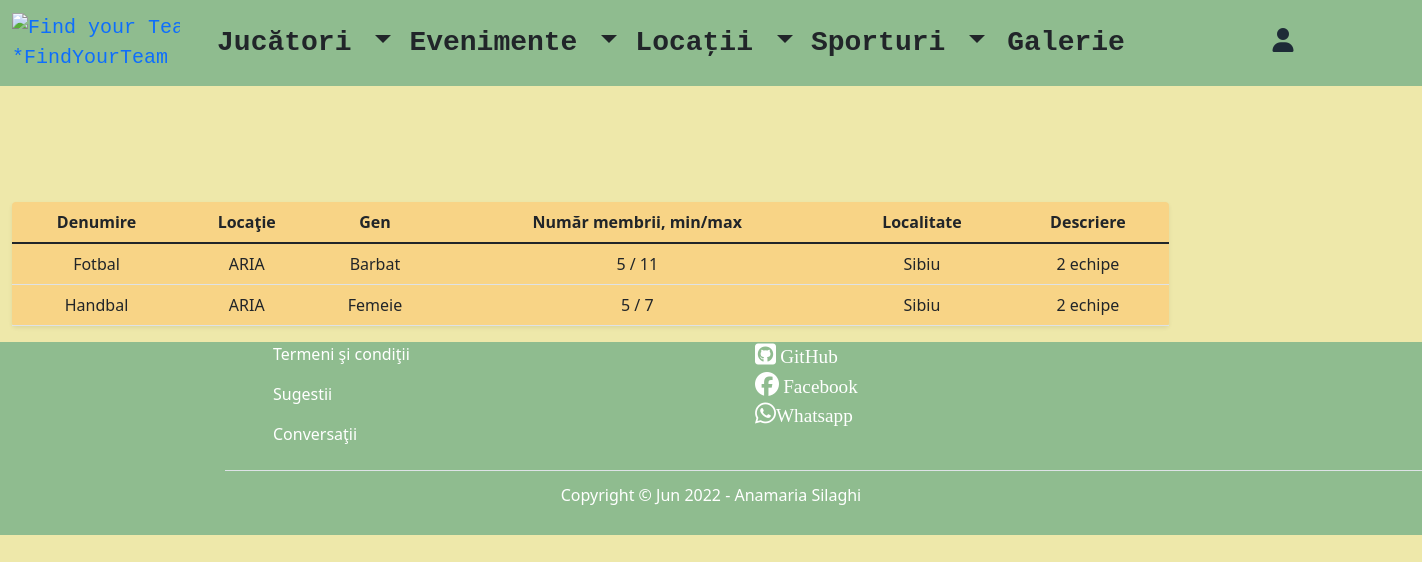
The app's page /list_of_sports/, older data.
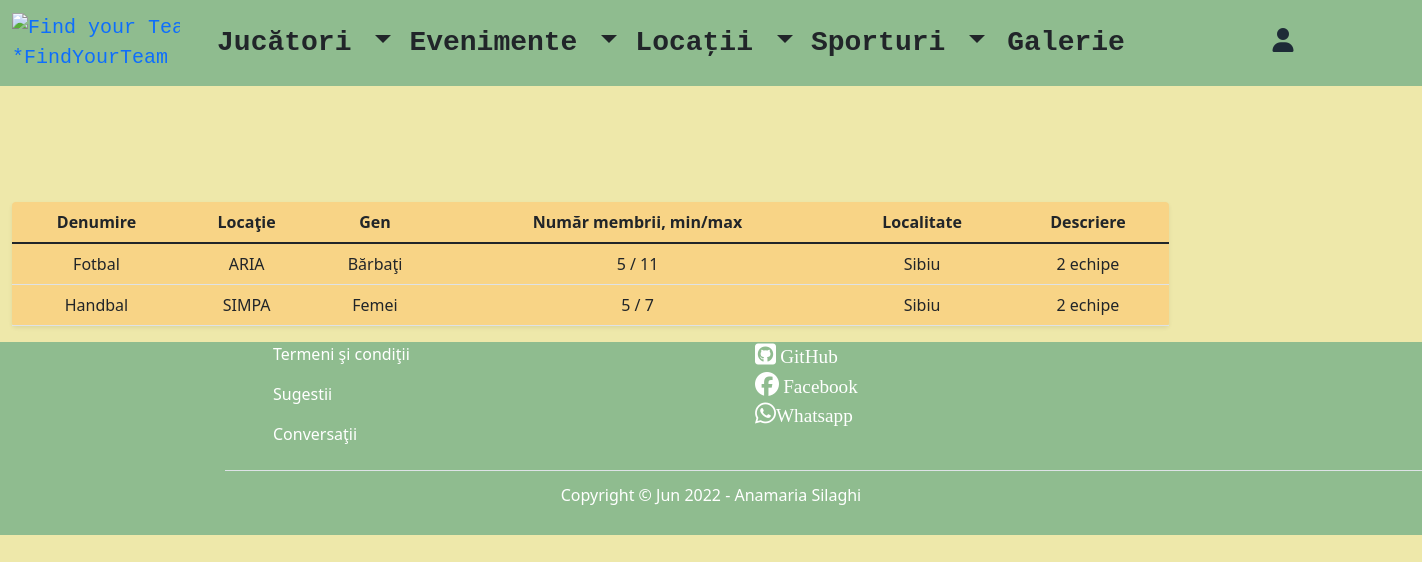
The same page, newer data.
### teams/models.py (models this page shows, shortened)
class Sport(models.Model):
    gender_choices = (("man", "Bărbaţi"), ("women", "Femei"))
    nume = models.CharField(max_length=10)
    locatie = models.CharField(max_length=30, null=True, blank=True)
    oras = models.CharField(max_length=30)
    descriere = models.TextField(max_length=1000)
    numar_minim_de_jucatori = models.IntegerField()
    numar_maxim_de_jucatori = models.IntegerField()
    gen = models.CharField(max_length=10, choices=gender_choices, default="")
    creat_in = models.DateTimeField(auto_now_add=True)
    actualizat_in = models.DateTimeField(auto_now=True)

### teams/views.py (the view)
# urls.py: path('list_of_sports/', views.SportListView.as_view(), name="list_of_sports"),
class SportListView(ListView):
    template_name = 'sport/list_of_sports.html'
    model = Sport
    context_object_name = "all_sports"

### templates/sport/list_of_sports.html (shortened to what this page needs)
{% extends 'base.html' %}
{% block content %}
    <div class="container-fluid">
        <div class="row g-5 mt-5 pt-5">
            <div class="col-md-10 offset-md-12">
                 <div class="shadow-sm text-center rounded" style="background-color: #F8D486; margin-top: 5%">
                {% if all_sports %}
                    <table class="table">
                        <thead>
                        <tr>
                            <th>Denumire</th>
                            <th>Locaţie</th>
                            <th>Gen</th>
                            <th>Număr membrii, min/max</th>
                            <th>Localitate</th>
                            <th>Descriere</th>
                        </tr>
                        </thead>
                        <tbody>
                        {% for sport in all_sports %}
                            <tr>
                                <td>{{ sport.nume }}</td>
                                <td>{{ sport.locatie }}</td>
                                <td>{{ sport.gen }}</td>
                                <td>{{ sport.numar_minim_de_jucatori }} {{ '/' }} {{ sport.numar_maxim_de_jucatori }}</td>
                                <td>{{ sport.oras }} </td>
                                <td>{{ sport.descriere }} </td>
                            </tr>
                        {% endfor %}
                        </tbody>
                    </table>
                {% else %}
                    <h3 class="text-center">Nu există informaţii</h3>
                {% endif %}
            </div>
        </div>
    </div>
{% endblock %}

Row changes from the older to the newer data that the page shows:
changed Sport "Fotbal": gen "Barbat" → "Bărbaţi"
changed Sport "Handbal": locatie "ARIA" → "SIMPA"; gen "Femeie" → "Femei"
